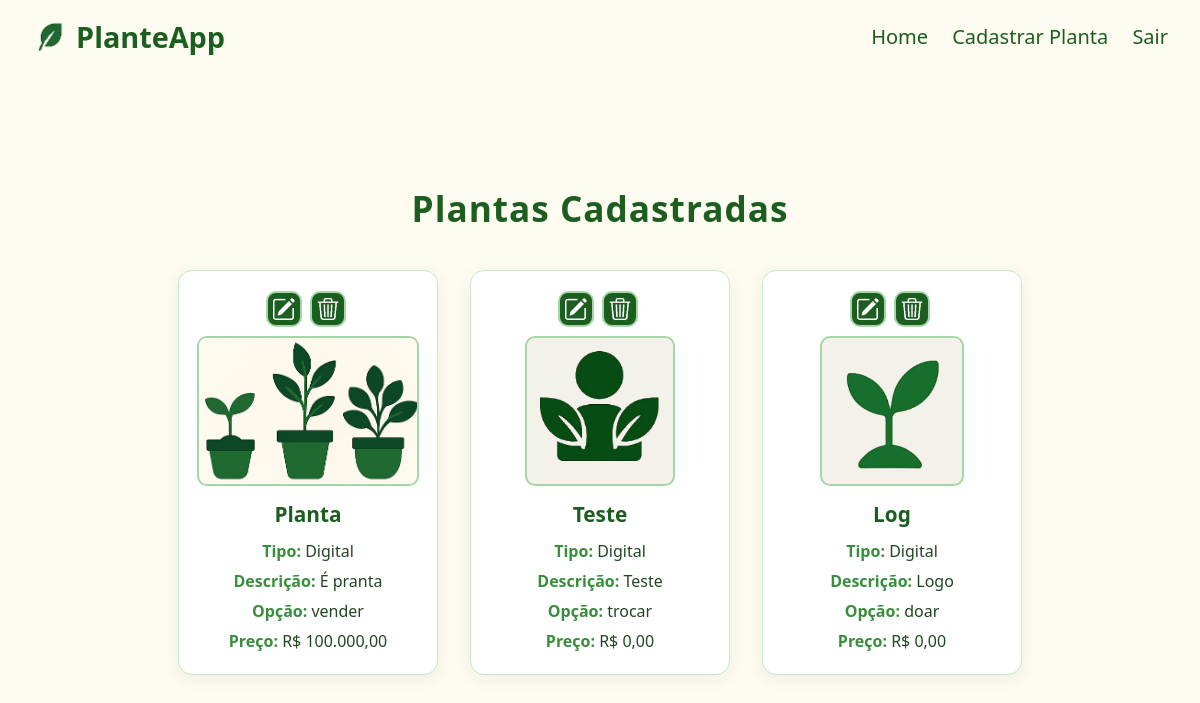
The page /Planta/listar-plantas.php (signed in) on the database its author committed.
### tables this page shows
CREATE TABLE `plantas` (
  `idplantas` int(11) NOT NULL AUTO_INCREMENT,
  `nome` varchar(100) DEFAULT NULL,
  `tipo` varchar(100) DEFAULT NULL,
  `telefone` varchar(15) DEFAULT NULL,
  `descricao` mediumtext DEFAULT NULL,
  `foto` varchar(45) DEFAULT NULL,
  `opcao` enum('doar','trocar','vender') DEFAULT NULL,
  `preco` decimal(10,2) DEFAULT NULL,
  `usuario_id` int(11) DEFAULT NULL,
  `troca` varchar(100) DEFAULT NULL,
  PRIMARY KEY (`idplantas`),
  KEY `fk_plantas_usuarios_idx` (`usuario_id`),
  CONSTRAINT `fk_plantas_usuarios` FOREIGN KEY (`usuario_id`) REFERENCES `cadastro` (`id`) ON DELETE NO ACTION ON UPDATE NO ACTION
);

### Planta/listar-plantas.php (the view, shortened to what this page needs)
<?php
include_once(__DIR__ . '/../Login/config.php');
$usuario_id = $_SESSION['id'];
$sql = "SELECT * FROM plantas WHERE usuario_id = $usuario_id";
$result = $conexao->query($sql);
?>
<!DOCTYPE html>
<html lang="pt-br">
<head>
  <link rel="stylesheet" href="../CSS/listar-plantas.css">
</head>
<body>
  <header>
    <div class="logo">
      <img src="../img/folha.png" alt="Logo" />
      <a href="../Login/home.php">PlanteApp</a>
    </div>
    <nav>
      <a href="../Login/home.php">Home</a>
      <a href="../Planta/cadastrar-planta.php">Cadastrar Planta</a>
      <a href="../Login/sair.php">Sair</a>
    </nav>
  </header>
  <main>
    <h1>Plantas Cadastradas</h1>
    <div class="plantas-container">
      <?php
      while ($row = $result->fetch_assoc()): ?>
      <div class="planta-card">
          <div class="planta-actions">
              <tag title="Editar"><a class="planta-actions1" href="editar-planta.php?idplantas=<?= $row['idplantas'] ?>"> <img src="../img/editar.png" alt=""></a> </tag>
              <tag title="Excluir"><a class="planta-actions2" href="excluir-planta.php?idplantas=<?= $row['idplantas'] ?>" onclick="return confirm('Tem certeza que deseja excluir esta planta?');"> <img src="../img/excluir.png" alt=""></a> </tag>
          </div>
          <img src="uploads/<?php echo $row['foto']; ?>" alt="Foto da Planta">
          <h2><?php echo htmlspecialchars($row['nome']); ?></h2>
          <p><strong>Tipo:</strong> <?php echo htmlspecialchars($row['tipo']); ?></p>
          <p><strong>Descrição:</strong> <?php echo htmlspecialchars($row['descricao']); ?></p>
          <p><strong>Opção:</strong> <?php echo htmlspecialchars($row['opcao']); ?></p>
          <p><strong>Preço:</strong> R$ <?php echo number_format($row['preco'], 2, ',', '.'); ?></p>
        </div>
      <?php endwhile; ?>
    </div>
  </main>
</body>
</html>

### CSS/listar-plantas.css (style rules this page uses)
* { margin: 0; padding: 0; box-sizing: border-box; font-family: 'Segoe UI', Tahoma, Geneva, Verdana, sans-serif; }
header { display: flex; justify-content: space-between; align-items: center; padding: 1rem 2rem; }
body { font-family: Arial, sans-serif; margin: 0; background: #FEFBF0; color: #224523; }
main { padding: 32px 0; }
h1 { text-align: center; color: #1b5e20; margin-top: 5rem; margin-bottom: 38px; font-size: 2.2rem; letter-spacing: 1px; }
.logo a { text-decoration: none; color: #1b5e20; }
.logo { display: flex; align-items: center; font-weight: bold; font-size: 1.8rem; }
.logo img { height: 40px; margin-right: 0.5rem; }
nav a { margin-left: 20px; text-decoration: none; color: #1b5e20; font-weight: 500; font-size: 20px; gap: 1rem; }
.planta-actions1, .planta-actions2 { display: inline-block; vertical-align: middle; margin-right: 4px; margin-bottom: 0!important; }
.planta-actions1 img, .planta-actions2 img { display: inline-block; padding: 5px; background-color: #1b5e20 !important; border-radius: 8px; width: 36px !important; height: 36px !important; margin-bottom: 4px !important; }
.plantas-container { display: flex; flex-wrap: wrap; gap: 32px; justify-content: center; }
.planta-card { align-items: flex-start; background: #fff; border: 1.5px solid #c8e6c9; padding: 20px 18px 18px 18px; width: 260px; border-radius: 14px; box-shadow: 0 4px 16px rgba(27, 94, 32, 0.08); display: flex; flex-direction: column; align-items: center; transition: box-shadow 0.2s; }
.planta-card img { max-width: 100%; height: 150px; object-fit: cover; border-radius: 10px; margin-bottom: 14px; border: 2px solid #a5d6a7; background: #f3f1e9; }
.planta-card h2 { font-size: 1.3rem; color: #1b5e20; margin: 0 0 8px 0; font-weight: bold; text-align: center; }
.planta-card p { margin: 4px 0; color: #224523; font-size: 1rem; }
.planta-card strong { color: #388e3c; }

### rows shown on the page
plantas: foto (picture), nome "Planta", tipo "Digital", descricao "É pranta", opcao "vender", preco "100.000,00"
plantas: foto (picture), nome "Teste", tipo "Digital", descricao "Teste", opcao "trocar", preco "0,00"
plantas: foto (picture), nome "Log", tipo "Digital", descricao "Logo", opcao "doar", preco "0,00"
